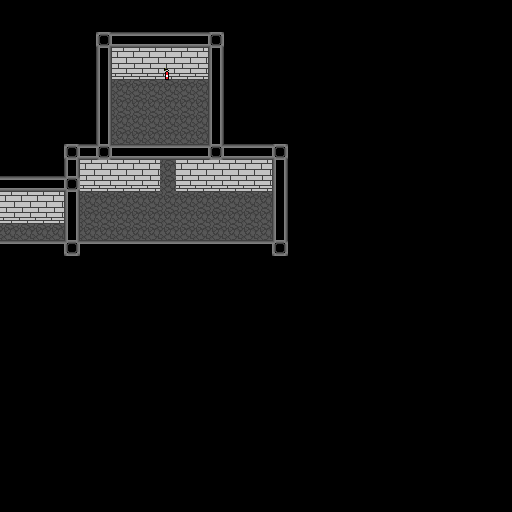

Rendered tile map (Tiled .tmx) drawn with the repository's tilesets; below, a short description and the map source with its tile grids summarised:
An orthogonal 32x32 tile map with 16x16 px tiles, 4 tile layers (Background, Floorground, Foreground, Overlap), 1 image layer and 2 objects (start, alex).

<map version="1.0" tiledversion="1.0.0" orientation="orthogonal" renderorder="right-down" width="32" height="32" tilewidth="16" tileheight="16" nextobjectid="53">
 <tileset firstgid="1" name="Tileset" tilewidth="16" tileheight="16" spacing="1" tilecount="3600" columns="60">
  <image source="../tilemap.bmp" trans="c8bfe7" width="1020" height="1020" />
 </tileset>
 <imagelayer name="Background">
  <image source="backgrounds/back.bmp" width="320" height="256" />
 </imagelayer>
 <layer name="Background" width="32" height="32" opacity="0.45">
  <data>[1024 cells, 66 non-empty, 1 distinct tile ids]</data>
 </layer>
 <layer name="Floorground" width="32" height="32">
  <data>[1024 cells, 0 non-empty, 0 distinct tile ids]</data>
 </layer>
 <layer name="Foreground" width="32" height="32">
  <data>[1024 cells, 101 non-empty, 6 distinct tile ids]</data>
 </layer>
 <layer name="Overlap" width="32" height="32">
  <data>[1024 cells, 10 non-empty, 3 distinct tile ids]</data>
 </layer>
 <objectgroup color="#000080" name="Objects">
  <object id="49" name="start" x="27" y="38" width="16" height="16" />
  <object id="50" name="alex" x="128" y="112" width="16" height="16" />
 </objectgroup>
</map>
